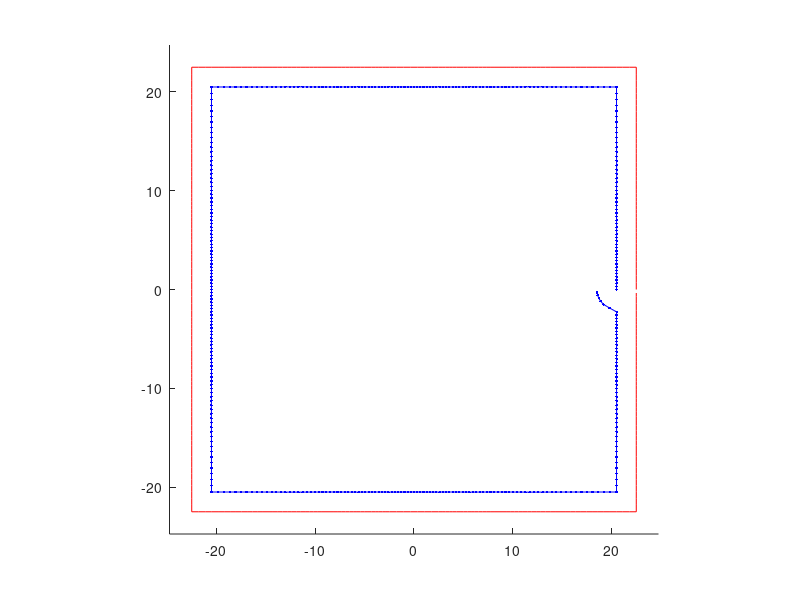
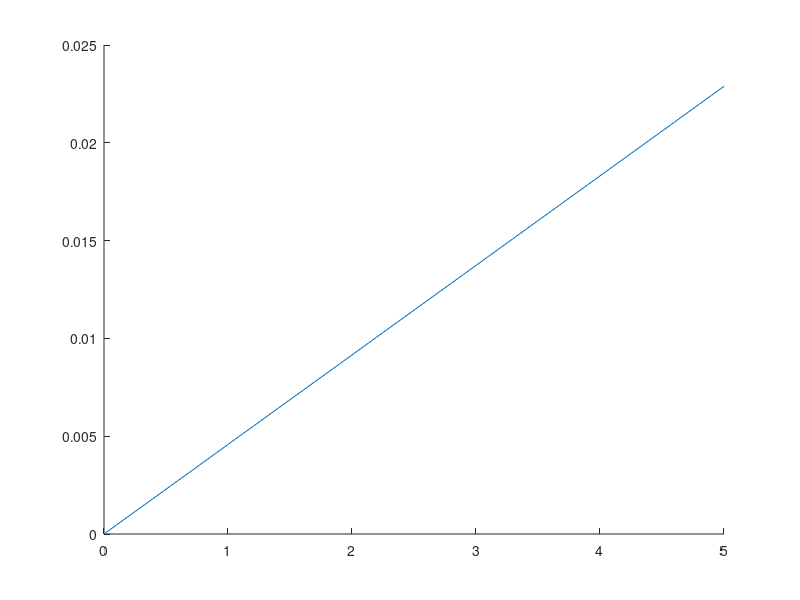

Write the MATLAB code that produced these figures, in order.
clear;
%close;

%% Options
use_render = true;
use_calculate_resistance = true;
use_resistance_visualization = true;

%% Constants
xsize = 45; %board size x, mm
ysize = 45; %board size y, mm
N = 1; %winding count
dp = pi/200; %angle step
width = 1; %width of conductor, mm
clr = 1+width; %clearance between lines, mm
start_angle = 0*pi/4; %angle of starting point
clearance_angle_for_check = pi/10; %angle in which we check clearance
conductor_resistivity = 1.68e-8; %conductor resistivity of copper
max_voltage = 5; %maximum voltage of coil, V
voltage_step = 0.1; %voltage step, V
track_thickness = 18e-6; %track thickness, m

%% var
angles = 0:dp:2*pi-dp; %angle grid
len = length(angles); %number of points in grid (single winding_
image = zeros(N+1, len); %main results are stored in here (radiuses of windings for each angle)
angle1 = atan(ysize/xsize);
angle2 = pi-angle1;
angle3 = pi+angle1;
angle4 = 2*pi-angle1;
offset_angle_index = ceil(start_angle/dp)+1;
clearance_points_for_check = ceil(clearance_angle_for_check / dp);

sinp = sin(dp);
cosp = cos(dp);

sinp2 = sin(dp/2);
tgp2 = tan(dp/2);
cosp2 = cos(dp/2);

conductor_area = width*10^-3*track_thickness; %width*track thickness
%% bounding box
for i=1:len
    %uncomment these 2 lines to have round bounding
    %image(1,i) = xsize/2;
    %continue;
    if angles(i) < angle1
        image(1,i) = xsize/2 / cos(angles(i));
        continue;
    end
    if angles(i) < angle2
        image(1,i) = ysize/2 / sin(angles(i));
        continue;
    end
    if angles(i) < angle3
        image(1,i) = -xsize/2 / cos(angles(i));
        continue;
    end
    if angles(i) < angle4
        image(1,i) = -ysize/2 / sin(angles(i));
        continue;
    end
    image(1,i) = xsize/2 / cos(angles(i));
end
image(1,:) = [image(1,offset_angle_index:end) image(1,1:offset_angle_index-1)];
angles = angles([offset_angle_index:end, 1:offset_angle_index-1]);

%% coil
r_prev = sqrt(xsize^2+ysize^2)*0.47;
r_next = sqrt(xsize^2+ysize^2)*0.47;
for i=2:N+1
    for j=1:len
		if i==2 && j==len
			i=i;
		end
		%rs - radiuses of points to check clearance
		%ps - indexes of angles of these points
		%minus side
		if j<clearance_points_for_check
			if i>2 
				rs = [image(i-2, end-clearance_points_for_check+j:end) image(i-1,1:j-1)];
				ps = [len-clearance_points_for_check+j:len, 1:j-1];
			else %before begin, need cycling repeat of bounding box
				rs = [image(i-1, end-clearance_points_for_check+j:end) image(i-1,1:j-1)];
				ps = [len-clearance_points_for_check+j:len, 1:j-1];
			end
		else	
			rs = image(i-1, 1+j-clearance_points_for_check:j-1);
			ps = 1+j-clearance_points_for_check:j-1;
		end
		%plus side
		if j+clearance_points_for_check>len
			rs = [rs image(i-1, j:end) image(i,1:clearance_points_for_check-(len-j+1))];
			ps = [ps, j:len, 1:clearance_points_for_check-(len-j+1)];
		else	
			rs = [rs image(i-1,j:j+clearance_points_for_check)];
			ps = [ps j:j+clearance_points_for_check];
		end
		
		%cosine theorem: x^2-2*ri*x*cos(p) + ri^2-clr^2 = 0;
		xs = zeros(length(rs),1);
		for k=1:length(rs)
			p = abs(angles(ps(k)) - angles(j));
			c = cos(p);
			D = (rs(k)*c)^2+clr^2-rs(k)^2;
			if D>=0
				roo = roots([1 -2*rs(k)*cos(p) rs(k)^2-clr^2]);
				xs(k) = min(roo);
                if xs(k)<0
                    xs(k) = max(roo);
                    %warning('negative root!!!');
                end
                if xs(k)<0
                    xs(k) = inf;
                    %warning('both negative roots!!!');
                end
			else
				xs(k) = inf;
            end
		end
		m = min(xs);
		if m==inf
			m = image(i-1,j)-clr;
		end
		image(i,j) = m;
    end
end

%% Magnetic moment
%ri - vector of current direction, p - phi, dl = r*dp
%m = 1/2 intagral [r,j] dV = 1/2*I integral [r,ri] r*dp
m1 = 0; %without I
m2 = 0;
ms1 = zeros(1,len);
ms2 = zeros(1,len);
for i=2:N+1
    for j=1:len
        if i==2 && j==1
            continue;
        end
        if j==1
            rim1 = image(i-1,end);
        else
            rim1 = image(i,j-1);
        end
        ri  = image(i,j);
        dr = abs(ri-rim1);
        
        % variant1
        %{
        AC = rim1*sinp;
        AB2 = ri^2+rim1^2-2*ri*rim1*cosp;
        cosg = (dr^2+AB2-AC^2)/(2*dr*sqrt(AB2));
        sina = sqrt(1-cosg^2);
        dm1 = 0.5e-6*dp*ri^2*sina; %0.5e-6 = 1/2 * 0.001 * 0.001. 1/2 from eqn, 0.001 - because r in mm
        m1 = m1 + dm1;
        ms1(j) = m1;
        %}
        
        %variant2
        % {
        AO = (ri-dr/2)*cosp2;
        AC = AO*tgp2;
        AB2 = ri^2+AO^2-2*ri*AO*cosp2;
        sina = (AC^2+AB2-(dr/2)^2) / (2*AC*sqrt(AB2));
        dm2 = 0.5e-6*dp*ri^2*sina; %0.5e-6 = 1/2 * 0.001 * 0.001. 
        %1/2 from eqn, 0.001 - because r in mm
        m2 = m2 +dm2;
        ms2(j) = m2;
        %}
    end
end

%% Resistance calculation
if use_calculate_resistance
    conductor_len = 0;
    for i=1:N+1
        for j=2:len
            dl2 = image(i,j)^2+image(i,(j-1))^2-2*image(i,j)*image(i,(j-1))*cosp;
            if dl2<0
                warning('asdf');
            end
            conductor_len = conductor_len + sqrt(dl2);
        end
    end
    resistance = conductor_resistivity*conductor_len*10^-3/conductor_area;
end

%% Visualizing
if use_render
    figure(1);
    clf;
    hold on;
    set(gcf, 'Color', 'w');
    [x,y] = pol2cart(angles,image(1,:));
    plot(x,y,'r');
    xs = [];
    ys = [];
    for i=2:N+1
        [x,y] = pol2cart(angles,image(i,:));
        %plot(x,y,'.-b');
        xs = [xs x];
        ys = [ys y];
    end
    plot(xs,ys,'.-b');
    xlim([-xsize/2*1.1 xsize/2*1.1]);
    ylim([-ysize/2*1.1 ysize/2*1.1]);
    axis equal
end

%% Visualize resistance
if use_resistance_visualization
    figure(2);
    clf;
    hold on;
    set(gcf, 'Color', 'w');
    m_func = m2/resistance*(0:voltage_step:max_voltage);
    plot(0:voltage_step:max_voltage, m_func);
    disp(resistance);
end